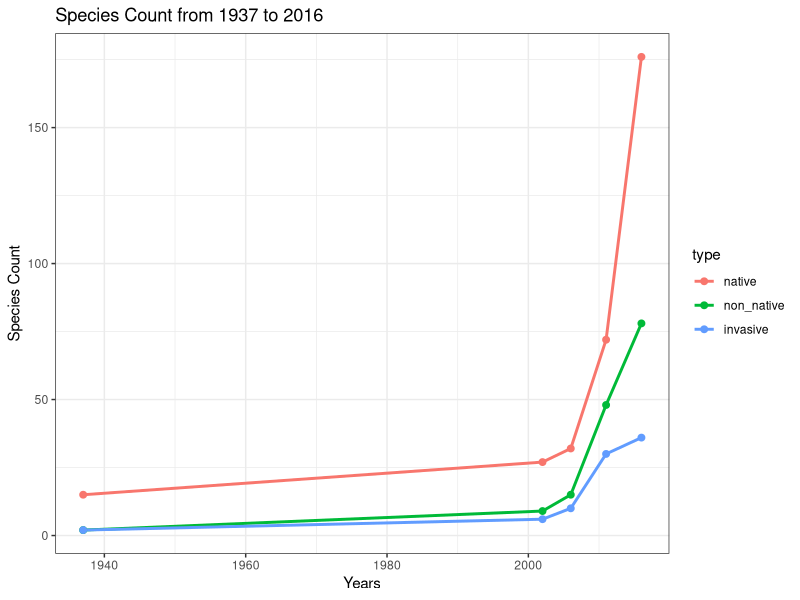
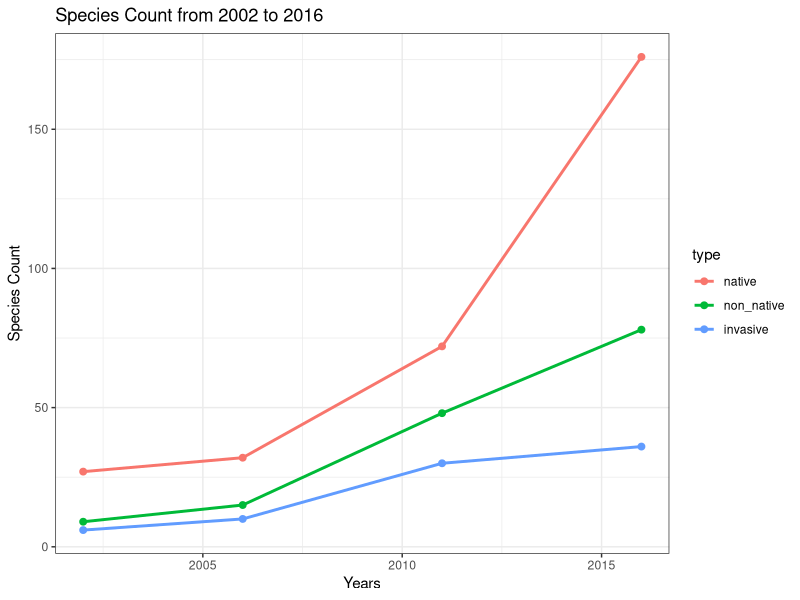

Write R code to recreate these figures, in order. (Note: this script raises an error after producing the figures.)
## ---- chunk 1
knitr::opts_chunk$set(echo = TRUE)
## ---- chunk 2
cst <- read.csv("src/Comprehensive Species Tally 1937-2016.csv", na.strings = "na")
cst <- cst[,-c(2,3,4)]
head(cst)
## ---- chunk 3
cst$Survey.Year <- factor(cst$Survey.Year)
summary(cst)
## ---- chunk 4
#Create sub-tables
cst_1937 <- subset(cst, cst$Survey.Year==1937)
cst_2002 <- subset(cst, cst$Survey.Year==2002)
cst_2006 <- subset(cst, cst$Survey.Year==2006)
cst_2011 <- subset(cst, cst$Survey.Year==2011)
cst_2016 <- subset(cst, cst$Survey.Year==2016)

# Create vectors for all the years and species -> native, not-native and invasive
year <- c('1937-01-01', '2002-01-01', '2006-01-01', '2011-01-01', '2016-01-01')
year <- as.Date(year)
native <- c(length(which(cst_1937$Native=='y')), length(which(cst_2002$Native=='y')), length(which(cst_2006$Native=='y')), length(which(cst_2011$Native=='y')), length(which(cst_2016$Native=='y')))
non_native <- c(length(which(cst_1937$Non.native=='y')), length(which(cst_2002$Non.native=='y')), length(which(cst_2006$Non.native=='y')), length(which(cst_2011$Non.native=='y')), length(which(cst_2016$Non.native=='y')))
invasive <- c(length(which(cst_1937$Invasive=='y')), length(which(cst_2002$Invasive=='y')), length(which(cst_2006$Invasive=='y')), length(which(cst_2011$Invasive=='y')), length(which(cst_2016$Invasive=='y')))

#Create dataframe with the vectors
cst_trend <- data.frame(year, native, non_native, invasive, stringsAsFactors = FALSE)
head(cst_trend)
## ---- chunk 5
#Reshaping the dataframe
library(reshape2)
cst_trendL <- melt(cst_trend, id.vars = c("year"))
colnames(cst_trendL)[2] <- "type"
colnames(cst_trendL)[3] <- "count"

#Plotting the dataset
library(ggplot2)

line <- ggplot(cst_trendL, aes(x = year, y = count, color = type)) + geom_line(size=1) + geom_point(size=2)+ ggtitle("Species Count from 1937 to 2016") + labs(x="Years", y="Species Count")
line <- line + theme_bw()
line
## ---- chunk 6
line <- ggplot(cst_trendL[cst_trendL$year >= "2002-01-01",], aes(x = year, y = count, color = type)) + geom_line(size=1) + geom_point(size=2) + ggtitle("Species Count from 2002 to 2016") + labs(x="Years", y="Species Count")
line <- line + theme_bw()
line
## ---- chunk 7
#Getting some colors
library("RColorBrewer", lib.loc="~/R/win-library/3.4")

par(mar=c(0, 0, 2, 0), oma=c(0,0,2,0), mfrow=c(2,2))
#Creating the pie for the year 2002
count_2002 <- cst_trendL[cst_trendL$year == "2002-01-01",-c(1)]
slices <- count_2002$count

labels <-  count_2002$type
percent <- round(slices/sum(slices)*100, digits = 2)
labels <- paste(labels, percent)
labels <- paste(labels, "%", sep="")

pie(slices, labels, main="Percentage of species type in 2002", col=brewer.pal(length(labels),"Pastel1"))

#Creating pie for 2006
count_2006 <- cst_trendL[cst_trendL$year == "2006-01-01",-c(1)]
slices <- count_2006$count

labels <-  count_2006$type
percent <- round(slices/sum(slices)*100, digits = 2)
labels <- paste(labels, percent)
labels <- paste(labels, "%", sep="")

pie(slices, labels, main="Percentage of species type in 2006", col=brewer.pal(length(labels),"Pastel1"))

#Creating pie for 2011
count_2011 <- cst_trendL[cst_trendL$year == "2011-01-01",-c(1)]
slices <- count_2011$count

labels <-  count_2011$type
percent <- round(slices/sum(slices)*100, digits = 2)
labels <- paste(labels, percent)
labels <- paste(labels, "%", sep="")

pie(slices, labels, main="Percentage of species type in 2011", col=brewer.pal(length(labels),"Pastel1"))

#Creating pie for 2016
count_2016 <- cst_trendL[cst_trendL$year == "2016-01-01",-c(1)]
slices <- count_2016$count

labels <-  count_2016$type
percent <- round(slices/sum(slices)*100, digits = 2)
labels <- paste(labels, percent)
labels <- paste(labels, "%", sep="")

pie(slices, labels, main="Percentage of species type in 2016", col=brewer.pal(length(labels),"Pastel1"))

## ---- chunk 8
restoration <- read.csv("src/NYBG Forest Restoration Plantings 2007-2018.csv")
restoration <- restoration[,-c(1,6,7,9)]
head(restoration)
